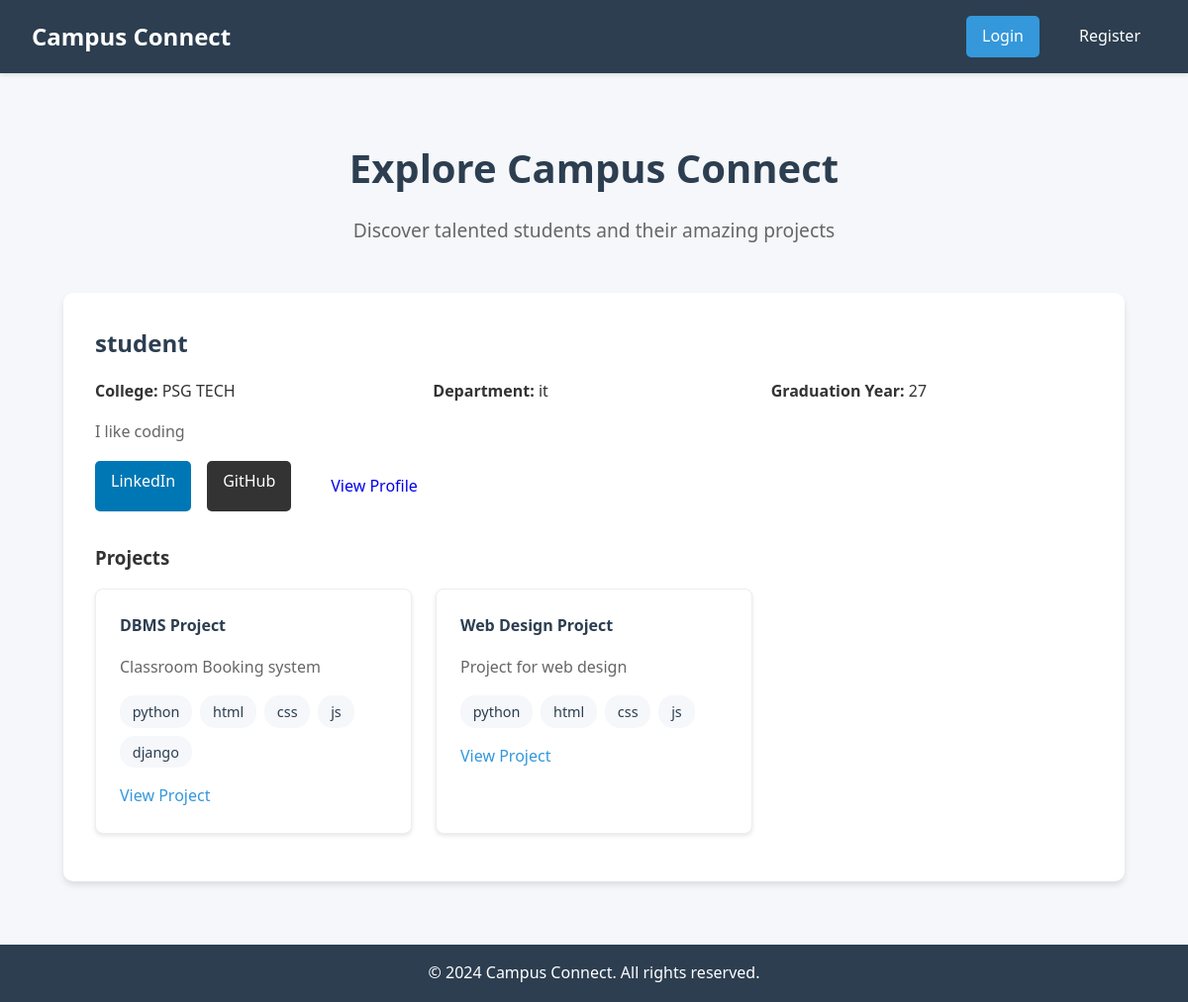
/explore, run on the app's committed database.
### app.py (models this page shows)
class User(UserMixin, db.Model):
    id = db.Column(db.Integer, primary_key=True)
    username = db.Column(db.String(80), unique=True, nullable=False)
    email = db.Column(db.String(120), unique=True, nullable=False)
    password_hash = db.Column(db.String(120), nullable=False)
    college_name = db.Column(db.String(200))
    department = db.Column(db.String(100))
    graduation_year = db.Column(db.Integer)
    bio = db.Column(db.Text)
    linkedin_url = db.Column(db.String(200))
    github_url = db.Column(db.String(200))
    projects = db.relationship('Project', backref='author', lazy=True)

class Project(db.Model):
    id = db.Column(db.Integer, primary_key=True)
    title = db.Column(db.String(100), nullable=False)
    description = db.Column(db.Text, nullable=False)
    project_url = db.Column(db.String(200))
    technologies = db.Column(db.String(200))
    completion_date = db.Column(db.String(50))
    user_id = db.Column(db.Integer, db.ForeignKey('user.id'), nullable=False)

### app.py (the view)
@app.route('/explore')
def explore():
    users = User.query.all()
    return render_template('explore.html', users=users)

### templates/explore.html (shortened to what this page needs)
{% extends "base.html" %}
{% block content %}
<div class="explore-page">
    <div class="explore-header">
        <h1>Explore Campus Connect</h1>
        <p>Discover talented students and their amazing projects</p>
    </div>
    <div class="explore-content">
        {% for user in users %}
        <div class="user-card">
            <div class="user-info">
                <h2>{{ user.username }}</h2>
                <div class="user-details">
                    <p><strong>College:</strong> {{ user.college_name or 'Not specified' }}</p>
                    <p><strong>Department:</strong> {{ user.department or 'Not specified' }}</p>
                    <p><strong>Graduation Year:</strong> {{ user.graduation_year or 'Not specified' }}</p>
                </div>
                {% if user.bio %}
                <div class="user-bio">
                    <p>{{ user.bio }}</p>
                </div>
                {% endif %}
                <div class="user-links">
                    {% if user.linkedin_url %}
                    <a href="{{ user.linkedin_url }}" class="social-link linkedin" target="_blank">LinkedIn</a>
                    {% endif %}
                    {% if user.github_url %}
                    <a href="{{ user.github_url }}" class="social-link github" target="_blank">GitHub</a>
                    {% endif %}
                    <a href="{{ url_for('user_profile', username=user.username) }}" class="btn btn-outline">View Profile</a>
                </div>
            </div>
            {% if user.projects %}
            <div class="user-projects">
                <h3>Projects</h3>
                <div class="projects-carousel">
                    {% for project in user.projects %}
                    <div class="project-card">
                        <div class="project-header">
                            <h4>{{ project.title }}</h4>
                        </div>
                        <p class="project-description">{{ project.description }}</p>
                        {% if project.technologies %}
                        <div class="technologies-container">
                            <div class="technologies-list">
                                {% for tech in project.technologies.split(',') %}
                                <span class="technology-tag">{{ tech.strip() }}</span>
                                {% endfor %}
                            </div>
                        </div>
                        {% endif %}
                        {% if project.project_url %}
                        <a href="{{ project.project_url }}" class="project-link" target="_blank">View Project</a>
                        {% endif %}
                    </div>
                    {% endfor %}
                </div>
            </div>
            {% endif %}
        </div>
        {% endfor %}
    </div>
</div>
{% endblock %}

### templates/base.html (style rules this page uses)
:root { --primary-color: #3498db; --primary-dark: #2980b9; --secondary-color: #2c3e50; --background-color: #f5f7fa; --text-color: #333; --border-color: #e1e4e8; --error-color: #dc3545; --error-bg: #f8d7da; --error-border: #f5c6cb; --border-radius: 10px; --border-radius-sm: 5px; --shadow-sm: 0 2px 4px rgba(0, 0, 0, 0.1); --shadow-md: 0 4px 6px rgba(0, 0, 0, 0.1); --focus-shadow: 0 0 0 3px rgba(52, 152, 219, 0.1); --transition: all 0.3s ease; }
* { margin: 0; padding: 0; box-sizing: border-box; }
body { font-family: 'Segoe UI', Tahoma, Geneva, Verdana, sans-serif; line-height: 1.6; color: var(--text-color); background-color: var(--background-color); min-height: 100vh; display: flex; flex-direction: column; }
.btn { display: inline-block; padding: 0.8rem 1.5rem; border-radius: var(--border-radius-sm); text-decoration: none; font-weight: 500; cursor: pointer; transition: var(--transition); }

### templates/explore.html (style rules this page uses)
.explore-page { max-width: 1200px; margin: 0 auto; padding: 2rem; }
.explore-header { text-align: center; margin-bottom: 3rem; }
.explore-header h1 { color: var(--secondary-color); font-size: 2.5rem; margin-bottom: 1rem; }
.explore-header p { color: #666; font-size: 1.2rem; }
.explore-content { display: flex; flex-direction: column; gap: 2rem; }
.user-card { background: white; border-radius: 10px; box-shadow: var(--shadow-md); padding: 2rem; transition: var(--transition); }
.user-info { margin-bottom: 2rem; }
.user-info h2 { color: var(--secondary-color); margin-bottom: 1rem; }
.user-details { display: grid; grid-template-columns: repeat(auto-fit, minmax(200px, 1fr)); gap: 1rem; margin-bottom: 1rem; }
.user-bio { margin-bottom: 1rem; color: #666; }
.user-links { display: flex; gap: 1rem; flex-wrap: wrap; }
.social-link { padding: 0.5rem 1rem; border-radius: 5px; text-decoration: none; color: white; font-weight: 500; transition: var(--transition); }
.social-link.linkedin { background-color: #0077b5; }
.social-link.github { background-color: #333; }
.projects-carousel { display: grid; grid-template-columns: repeat(auto-fill, minmax(300px, 1fr)); gap: 1.5rem; padding: 1rem 0; }
.project-card { background: white; border-radius: 8px; padding: 1.5rem; box-shadow: var(--shadow-sm); border: 1px solid #eee; }
.project-header { display: flex; justify-content: space-between; align-items: flex-start; margin-bottom: 1rem; }
.project-header h4 { color: var(--secondary-color); margin: 0; }
.project-description { margin-bottom: 1rem; color: #666; }
.technologies-list { display: flex; flex-wrap: wrap; gap: 0.5rem; margin-bottom: 1rem; }
.technology-tag { background: var(--background-color); color: var(--secondary-color); padding: 0.3rem 0.8rem; border-radius: 15px; font-size: 0.9rem; }
.project-link { color: var(--primary-color); text-decoration: none; display: inline-flex; align-items: center; gap: 0.5rem; }

### data on the page
User: username "student", college_name "PSG TECH", department "it", graduation_year "27", bio "I like coding"
Project: title "DBMS Project", description "Classroom Booking system", strip "python" "html" "css" "js" "django"
Project: title "Web Design Project", description "Project for web design", strip "python" "html" "css" "js"
